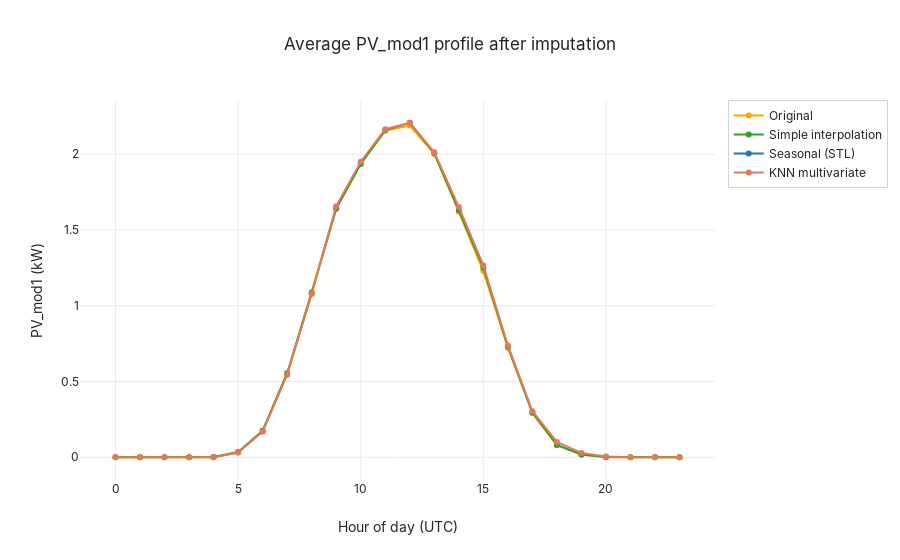

This figure's notebook cell:
### Markdown cell above
## Figure 3 – Daily profiles after imputation

### Code cell
comparison = imputed_df.copy()
comparison['hour'] = comparison.index.hour
profile_df = comparison.groupby('hour')[['original', 'simple', 'univariate', 'multivariate']].mean().reset_index()

fig, ax = plt.subplots(figsize=(10, 4))
ax.plot(profile_df['hour'], profile_df['original'], label='Original', color=COLORS['pv_mod1'], linewidth=1.5)
ax.plot(profile_df['hour'], profile_df['simple'], label='Simple', color=COLORS['imputed_simple'], linewidth=1.2)
ax.plot(profile_df['hour'], profile_df['univariate'], label='Seasonal (STL)', color=COLORS['imputed_univariate'], linewidth=1.2)
ax.plot(profile_df['hour'], profile_df['multivariate'], label='KNN multivariate', color=COLORS['imputed_multivariate'], linewidth=1.2)
ax.set_title('Average PV_mod1 profile after imputation')
ax.set_xlabel('Hour of day (UTC)')
ax.set_ylabel('PV_mod1 (kW)')
ax.legend(loc='upper left')
fig.tight_layout()
save_figure(fig, 'task4_fig_daily_profiles')
plt.show()

interactive_fig = go.Figure()
for col, name, color in [
    ('original', 'Original', COLORS['pv_mod1']),
    ('simple', 'Simple interpolation', COLORS['imputed_simple']),
    ('univariate', 'Seasonal (STL)', COLORS['imputed_univariate']),
    ('multivariate', 'KNN multivariate', COLORS['imputed_multivariate'])
]:
    interactive_fig.add_trace(go.Scatter(x=profile_df['hour'], y=profile_df[col], name=name, mode='lines+markers'))
interactive_fig.update_layout(title='Average PV_mod1 profile after imputation', xaxis_title='Hour of day (UTC)', yaxis_title='PV_mod1 (kW)')
save_interactive(interactive_fig, 'task4_fig_daily_profiles_interactive')
interactive_fig.show()

### Figure 1 — Plotly figure (JSON) as saved in the notebook; plotly's stock layout.template omitted (floating-point values rounded to 4 significant figures)
{"data": [{"mode": "lines+markers", "name": "Original", "type": "scatter", "x": [0, 1, 2, 3, 4, 5, 6, 7, 8, 9, 10, 11, 12, 13, 14, 15, 16, 17, 18, 19, 20, 21, 22, 23], "y": [0.0, 0.0, 0.0, 0.0, 0.0002924, 0.03118, 0.1728, 0.5473, 1.089, 1.641, 1.939, 2.155, 2.19, 2.004, 1.62, 1.229, 0.7231, 0.2901, 0.07957, 0.01784, 0.0, 0.0, 0.0, 0.0]}, {"mode": "lines+markers", "name": "Simple interpolation", "type": "scatter", "x": [0, 1, 2, 3, 4, 5, 6, 7, 8, 9, 10, 11, 12, 13, 14, 15, 16, 17, 18, 19, 20, 21, 22, 23], "y": [0.0, 0.0, 0.0, 0.0, 0.001192, 0.03447, 0.1754, 0.5551, 1.084, 1.642, 1.936, 2.16, 2.208, 2.007, 1.633, 1.251, 0.7316, 0.2967, 0.08118, 0.01842, 0.0008767, 4.566e-05, 0.0, 0.0]}, {"mode": "lines+markers", "name": "Seasonal (STL)", "type": "scatter", "x": [0, 1, 2, 3, 4, 5, 6, 7, 8, 9, 10, 11, 12, 13, 14, 15, 16, 17, 18, 19, 20, 21, 22, 23], "y": [NaN, NaN, NaN, NaN, NaN, NaN, NaN, NaN, NaN, NaN, NaN, NaN, NaN, NaN, NaN, NaN, NaN, NaN, NaN, NaN, NaN, NaN, NaN, NaN]}, {"mode": "lines+markers", "name": "KNN multivariate", "type": "scatter", "x": [0, 1, 2, 3, 4, 5, 6, 7, 8, 9, 10, 11, 12, 13, 14, 15, 16, 17, 18, 19, 20, 21, 22, 23], "y": [0.0, 0.0, 0.0, 0.0, 0.000274, 0.03067, 0.1684, 0.5454, 1.078, 1.658, 1.95, 2.166, 2.208, 2.014, 1.652, 1.266, 0.7371, 0.304, 0.101, 0.02794, 0.005002, 0.0, 0.0, 0.0]}], "layout": {"title": {"text": "Average PV_mod1 profile after imputation"}, "xaxis": {"title": {"text": "Hour of day (UTC)"}}, "yaxis": {"title": {"text": "PV_mod1 (kW)"}}}}
